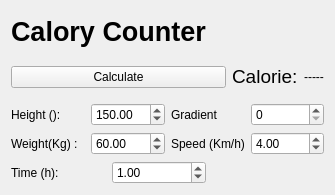
<?xml version="1.0" encoding="UTF-8"?>
<ui version="4.0">
 <class>Widget</class>
 <widget class="QWidget" name="Widget">
  <property name="geometry">
   <rect>
    <x>0</x>
    <y>0</y>
    <width>335</width>
    <height>195</height>
   </rect>
  </property>
  <property name="windowTitle">
   <string>Colory Counter</string>
  </property>
  <property name="layoutDirection">
   <enum>Qt::LeftToRight</enum>
  </property>
  <layout class="QGridLayout" name="gridLayout">
   <item row="3" column="0" colspan="2">
    <layout class="QHBoxLayout" name="horizontalLayout_6">
     <item>
      <layout class="QHBoxLayout" name="horizontalLayout_2">
       <item>
        <widget class="QLabel" name="label_4">
         <property name="text">
          <string>Weight(Kg) : </string>
         </property>
        </widget>
       </item>
       <item>
        <widget class="QDoubleSpinBox" name="weightSpinBox">
         <property name="value">
          <double>60.000000000000000</double>
         </property>
        </widget>
       </item>
      </layout>
     </item>
     <item>
      <layout class="QHBoxLayout" name="horizontalLayout_4">
       <item>
        <widget class="QLabel" name="label_6">
         <property name="text">
          <string>Speed (Km/h)</string>
         </property>
        </widget>
       </item>
       <item>
        <widget class="QDoubleSpinBox" name="speedSpinBox">
         <property name="value">
          <double>4.000000000000000</double>
         </property>
        </widget>
       </item>
      </layout>
     </item>
    </layout>
   </item>
   <item row="0" column="0">
    <widget class="QLabel" name="label">
     <property name="sizePolicy">
      <sizepolicy hsizetype="Preferred" vsizetype="Preferred">
       <horstretch>0</horstretch>
       <verstretch>0</verstretch>
      </sizepolicy>
     </property>
     <property name="font">
      <font>
       <pointsize>20</pointsize>
       <bold>true</bold>
      </font>
     </property>
     <property name="text">
      <string>Calory Counter</string>
     </property>
    </widget>
   </item>
   <item row="2" column="0" colspan="2">
    <layout class="QHBoxLayout" name="horizontalLayout_5">
     <item>
      <layout class="QHBoxLayout" name="horizontalLayout">
       <item>
        <widget class="QLabel" name="label_5">
         <property name="text">
          <string>Height (): </string>
         </property>
        </widget>
       </item>
       <item>
        <widget class="QDoubleSpinBox" name="heightSpinBox">
         <property name="maximum">
          <double>300.000000000000000</double>
         </property>
         <property name="value">
          <double>150.000000000000000</double>
         </property>
        </widget>
       </item>
      </layout>
     </item>
     <item>
      <layout class="QHBoxLayout" name="horizontalLayout_3">
       <item>
        <widget class="QLabel" name="slopeComboBox">
         <property name="text">
          <string>Gradient</string>
         </property>
        </widget>
       </item>
       <item>
        <widget class="QSpinBox" name="spinBox"/>
       </item>
      </layout>
     </item>
    </layout>
   </item>
   <item row="4" column="0">
    <layout class="QHBoxLayout" name="horizontalLayout_7">
     <item>
      <widget class="QLabel" name="label_3">
       <property name="text">
        <string>Time (h): </string>
       </property>
      </widget>
     </item>
     <item>
      <widget class="QDoubleSpinBox" name="timeSpinBox">
       <property name="value">
        <double>1.000000000000000</double>
       </property>
      </widget>
     </item>
    </layout>
   </item>
   <item row="1" column="0" colspan="2">
    <layout class="QHBoxLayout" name="horizontalLayout_9">
     <item>
      <widget class="QPushButton" name="pushButton">
       <property name="sizePolicy">
        <sizepolicy hsizetype="Minimum" vsizetype="Fixed">
         <horstretch>2</horstretch>
         <verstretch>0</verstretch>
        </sizepolicy>
       </property>
       <property name="maximumSize">
        <size>
         <width>16777215</width>
         <height>16777215</height>
        </size>
       </property>
       <property name="text">
        <string>Calculate</string>
       </property>
      </widget>
     </item>
     <item>
      <widget class="QLabel" name="label_2">
       <property name="text">
        <string>&lt;html&gt;&lt;head/&gt;&lt;body&gt;&lt;p&gt;&lt;span style=&quot; font-size:14pt;&quot;&gt;Calorie:&lt;/span&gt;&lt;/p&gt;&lt;/body&gt;&lt;/html&gt;</string>
       </property>
      </widget>
     </item>
     <item>
      <widget class="QLabel" name="caloryCountLabel">
       <property name="layoutDirection">
        <enum>Qt::RightToLeft</enum>
       </property>
       <property name="styleSheet">
        <string notr="true">font: 14pt &quot;.AppleSystemUIFont&quot;;</string>
       </property>
       <property name="text">
        <string>&lt;html&gt;&lt;head/&gt;&lt;body&gt;&lt;p align=&quot;center&quot;&gt;&lt;span style=&quot; color:#000000;&quot;&gt;-----&lt;/span&gt;&lt;/p&gt;&lt;/body&gt;&lt;/html&gt;</string>
       </property>
      </widget>
     </item>
    </layout>
   </item>
  </layout>
 </widget>
 <resources/>
 <connections/>
</ui>
